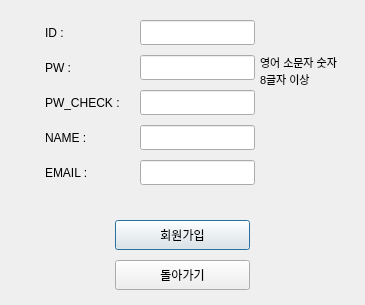
<?xml version="1.0" encoding="UTF-8"?>
<ui version="4.0">
 <class>Dialog</class>
 <widget class="QDialog" name="Dialog">
  <property name="enabled">
   <bool>true</bool>
  </property>
  <property name="geometry">
   <rect>
    <x>0</x>
    <y>0</y>
    <width>365</width>
    <height>305</height>
   </rect>
  </property>
  <property name="sizePolicy">
   <sizepolicy hsizetype="Fixed" vsizetype="Fixed">
    <horstretch>0</horstretch>
    <verstretch>0</verstretch>
   </sizepolicy>
  </property>
  <property name="windowTitle">
   <string>Dialog</string>
  </property>
  <widget class="QPushButton" name="sign_in_btn">
   <property name="enabled">
    <bool>true</bool>
   </property>
   <property name="geometry">
    <rect>
     <x>115</x>
     <y>220</y>
     <width>135</width>
     <height>30</height>
    </rect>
   </property>
   <property name="text">
    <string>회원가입</string>
   </property>
   <property name="shortcut">
    <string/>
   </property>
   <property name="checkable">
    <bool>false</bool>
   </property>
   <property name="default">
    <bool>false</bool>
   </property>
   <property name="flat">
    <bool>false</bool>
   </property>
  </widget>
  <widget class="QPushButton" name="go_back_btn">
   <property name="geometry">
    <rect>
     <x>115</x>
     <y>260</y>
     <width>135</width>
     <height>30</height>
    </rect>
   </property>
   <property name="text">
    <string>돌아가기</string>
   </property>
  </widget>
  <widget class="QLineEdit" name="pw_box">
   <property name="geometry">
    <rect>
     <x>140</x>
     <y>55</y>
     <width>115</width>
     <height>25</height>
    </rect>
   </property>
   <property name="locale">
    <locale language="Korean" country="SouthKorea"/>
   </property>
   <property name="inputMethodHints">
    <set>Qt::ImhHiddenText|Qt::ImhNoAutoUppercase|Qt::ImhNoPredictiveText|Qt::ImhSensitiveData</set>
   </property>
   <property name="inputMask">
    <string/>
   </property>
   <property name="text">
    <string/>
   </property>
   <property name="echoMode">
    <enum>QLineEdit::Password</enum>
   </property>
   <property name="placeholderText">
    <string extracomment="pwpw"/>
   </property>
  </widget>
  <widget class="QLabel" name="id_label">
   <property name="geometry">
    <rect>
     <x>45</x>
     <y>20</y>
     <width>64</width>
     <height>25</height>
    </rect>
   </property>
   <property name="text">
    <string>ID : </string>
   </property>
  </widget>
  <widget class="QLabel" name="pw_label">
   <property name="geometry">
    <rect>
     <x>45</x>
     <y>55</y>
     <width>64</width>
     <height>25</height>
    </rect>
   </property>
   <property name="text">
    <string>PW : </string>
   </property>
  </widget>
  <widget class="QLineEdit" name="id_box">
   <property name="geometry">
    <rect>
     <x>140</x>
     <y>20</y>
     <width>115</width>
     <height>25</height>
    </rect>
   </property>
   <property name="inputMask">
    <string/>
   </property>
   <property name="text">
    <string/>
   </property>
   <property name="placeholderText">
    <string extracomment="id"/>
   </property>
  </widget>
  <widget class="QLabel" name="name_label">
   <property name="geometry">
    <rect>
     <x>45</x>
     <y>125</y>
     <width>64</width>
     <height>25</height>
    </rect>
   </property>
   <property name="text">
    <string>NAME : </string>
   </property>
  </widget>
  <widget class="QLineEdit" name="name_box">
   <property name="geometry">
    <rect>
     <x>140</x>
     <y>125</y>
     <width>115</width>
     <height>25</height>
    </rect>
   </property>
   <property name="inputMask">
    <string/>
   </property>
   <property name="text">
    <string/>
   </property>
   <property name="placeholderText">
    <string extracomment="이름"/>
   </property>
  </widget>
  <widget class="QLineEdit" name="email_box">
   <property name="geometry">
    <rect>
     <x>140</x>
     <y>160</y>
     <width>115</width>
     <height>25</height>
    </rect>
   </property>
   <property name="locale">
    <locale language="Korean" country="SouthKorea"/>
   </property>
   <property name="inputMethodHints">
    <set>Qt::ImhEmailCharactersOnly</set>
   </property>
   <property name="inputMask">
    <string/>
   </property>
   <property name="text">
    <string/>
   </property>
   <property name="echoMode">
    <enum>QLineEdit::Normal</enum>
   </property>
   <property name="placeholderText">
    <string extracomment="test@mail.com"/>
   </property>
  </widget>
  <widget class="QLabel" name="email_label">
   <property name="geometry">
    <rect>
     <x>45</x>
     <y>160</y>
     <width>64</width>
     <height>25</height>
    </rect>
   </property>
   <property name="text">
    <string>EMAIL : </string>
   </property>
  </widget>
  <widget class="QLabel" name="pw_check_label">
   <property name="geometry">
    <rect>
     <x>45</x>
     <y>90</y>
     <width>101</width>
     <height>25</height>
    </rect>
   </property>
   <property name="text">
    <string>PW_CHECK : </string>
   </property>
  </widget>
  <widget class="QLineEdit" name="pw_check_box">
   <property name="geometry">
    <rect>
     <x>140</x>
     <y>90</y>
     <width>115</width>
     <height>25</height>
    </rect>
   </property>
   <property name="locale">
    <locale language="Korean" country="SouthKorea"/>
   </property>
   <property name="inputMethodHints">
    <set>Qt::ImhHiddenText|Qt::ImhNoAutoUppercase|Qt::ImhNoPredictiveText|Qt::ImhSensitiveData</set>
   </property>
   <property name="inputMask">
    <string/>
   </property>
   <property name="text">
    <string/>
   </property>
   <property name="echoMode">
    <enum>QLineEdit::Password</enum>
   </property>
   <property name="placeholderText">
    <string extracomment="pwpw"/>
   </property>
  </widget>
  <widget class="QLabel" name="pw_condition_label">
   <property name="geometry">
    <rect>
     <x>260</x>
     <y>50</y>
     <width>111</width>
     <height>41</height>
    </rect>
   </property>
   <property name="font">
    <font>
     <pointsize>8</pointsize>
     <weight>50</weight>
     <italic>false</italic>
     <bold>false</bold>
     <underline>false</underline>
     <strikeout>false</strikeout>
     <kerning>true</kerning>
    </font>
   </property>
   <property name="text">
    <string>영어 소문자 숫자 
8글자 이상 </string>
   </property>
   <property name="alignment">
    <set>Qt::AlignLeading|Qt::AlignLeft|Qt::AlignVCenter</set>
   </property>
  </widget>
  <widget class="QLabel" name="result">
   <property name="geometry">
    <rect>
     <x>40</x>
     <y>190</y>
     <width>285</width>
     <height>25</height>
    </rect>
   </property>
   <property name="sizePolicy">
    <sizepolicy hsizetype="Preferred" vsizetype="Preferred">
     <horstretch>0</horstretch>
     <verstretch>0</verstretch>
    </sizepolicy>
   </property>
   <property name="layoutDirection">
    <enum>Qt::LeftToRight</enum>
   </property>
   <property name="text">
    <string/>
   </property>
   <property name="alignment">
    <set>Qt::AlignCenter</set>
   </property>
  </widget>
 </widget>
 <tabstops>
  <tabstop>id_box</tabstop>
  <tabstop>pw_box</tabstop>
  <tabstop>pw_check_box</tabstop>
  <tabstop>name_box</tabstop>
  <tabstop>email_box</tabstop>
  <tabstop>sign_in_btn</tabstop>
  <tabstop>go_back_btn</tabstop>
 </tabstops>
 <resources/>
 <connections>
  <connection>
   <sender>sign_in_btn</sender>
   <signal>clicked()</signal>
   <receiver>Dialog</receiver>
   <slot>signup_confirm()</slot>
   <hints>
    <hint type="sourcelabel">
     <x>200</x>
     <y>233</y>
    </hint>
    <hint type="destinationlabel">
     <x>257</x>
     <y>225</y>
    </hint>
   </hints>
  </connection>
  <connection>
   <sender>go_back_btn</sender>
   <signal>clicked()</signal>
   <receiver>Dialog</receiver>
   <slot>go_login()</slot>
   <hints>
    <hint type="sourcelabel">
     <x>210</x>
     <y>271</y>
    </hint>
    <hint type="destinationlabel">
     <x>316</x>
     <y>278</y>
    </hint>
   </hints>
  </connection>
 </connections>
 <slots>
  <signal>start()</signal>
  <signal>signal1()</signal>
  <slot>go_login()</slot>
  <slot>signup_confirm()</slot>
  <slot>id_check()</slot>
  <slot>test()</slot>
 </slots>
</ui>
